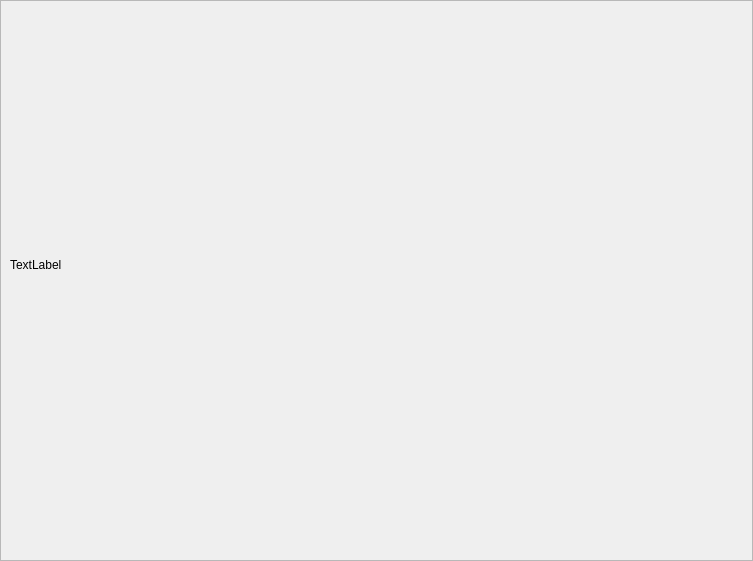
<?xml version="1.0" encoding="UTF-8"?>
<ui version="4.0">
 <class>FrameVisualizeGames</class>
 <widget class="QFrame" name="FrameVisualizeGames">
  <property name="geometry">
   <rect>
    <x>0</x>
    <y>0</y>
    <width>753</width>
    <height>561</height>
   </rect>
  </property>
  <property name="windowTitle">
   <string>Frame</string>
  </property>
  <property name="frameShape">
   <enum>QFrame::StyledPanel</enum>
  </property>
  <property name="frameShadow">
   <enum>QFrame::Raised</enum>
  </property>
  <widget class="QWidget" name="horizontalLayoutWidget">
   <property name="geometry">
    <rect>
     <x>10</x>
     <y>10</y>
     <width>711</width>
     <height>511</height>
    </rect>
   </property>
   <layout class="QHBoxLayout" name="MainHLayout">
    <item>
     <layout class="QVBoxLayout" name="VLayoutGames">
      <item>
       <widget class="QLabel" name="labelDirFiles">
        <property name="sizePolicy">
         <sizepolicy hsizetype="Preferred" vsizetype="Fixed">
          <horstretch>0</horstretch>
          <verstretch>0</verstretch>
         </sizepolicy>
        </property>
        <property name="text">
         <string>TextLabel</string>
        </property>
       </widget>
      </item>
     </layout>
    </item>
   </layout>
  </widget>
 </widget>
 <resources/>
 <connections/>
</ui>
